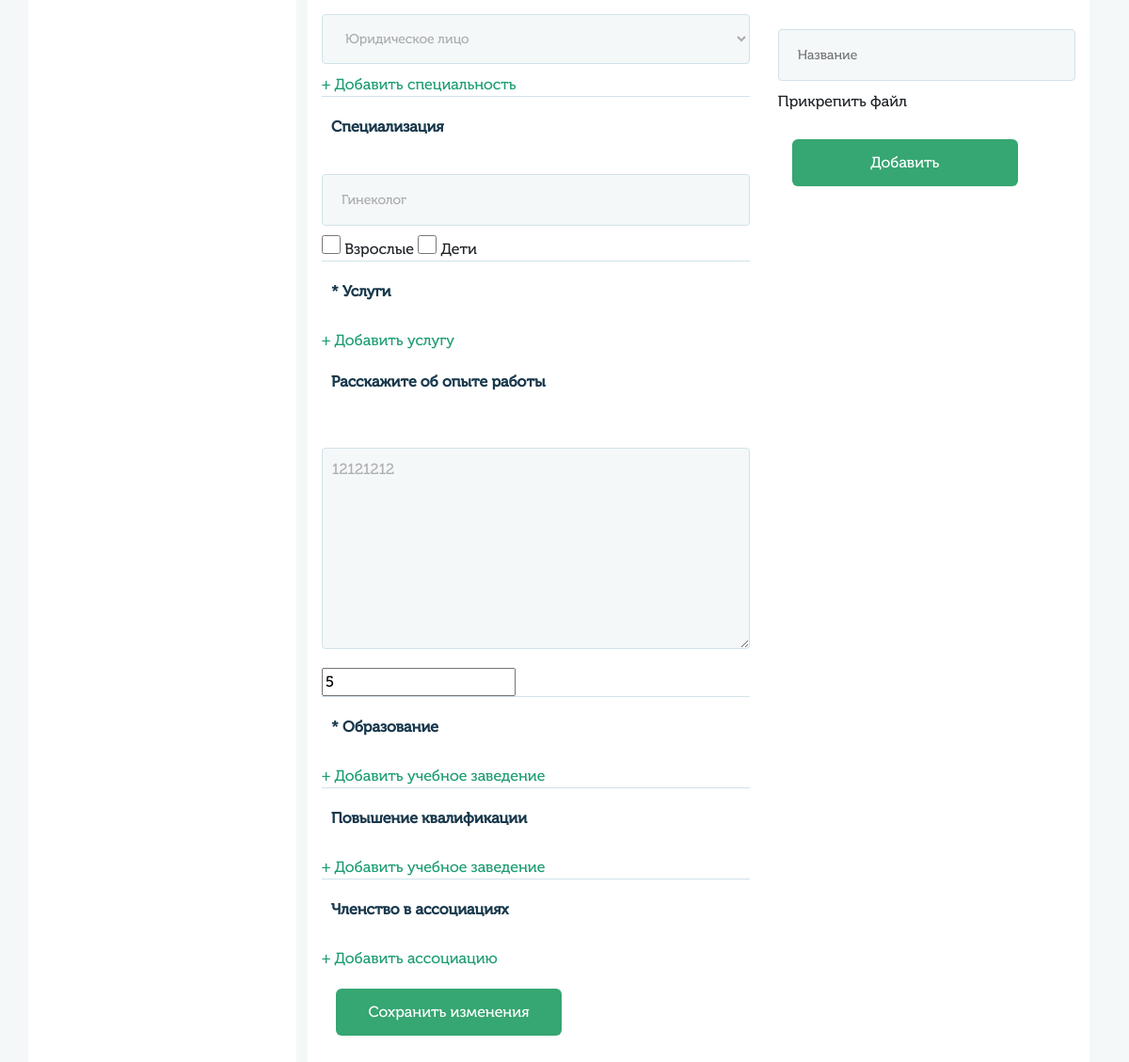
Before: /profile/main/ (signed in, lower part) with the older database file.
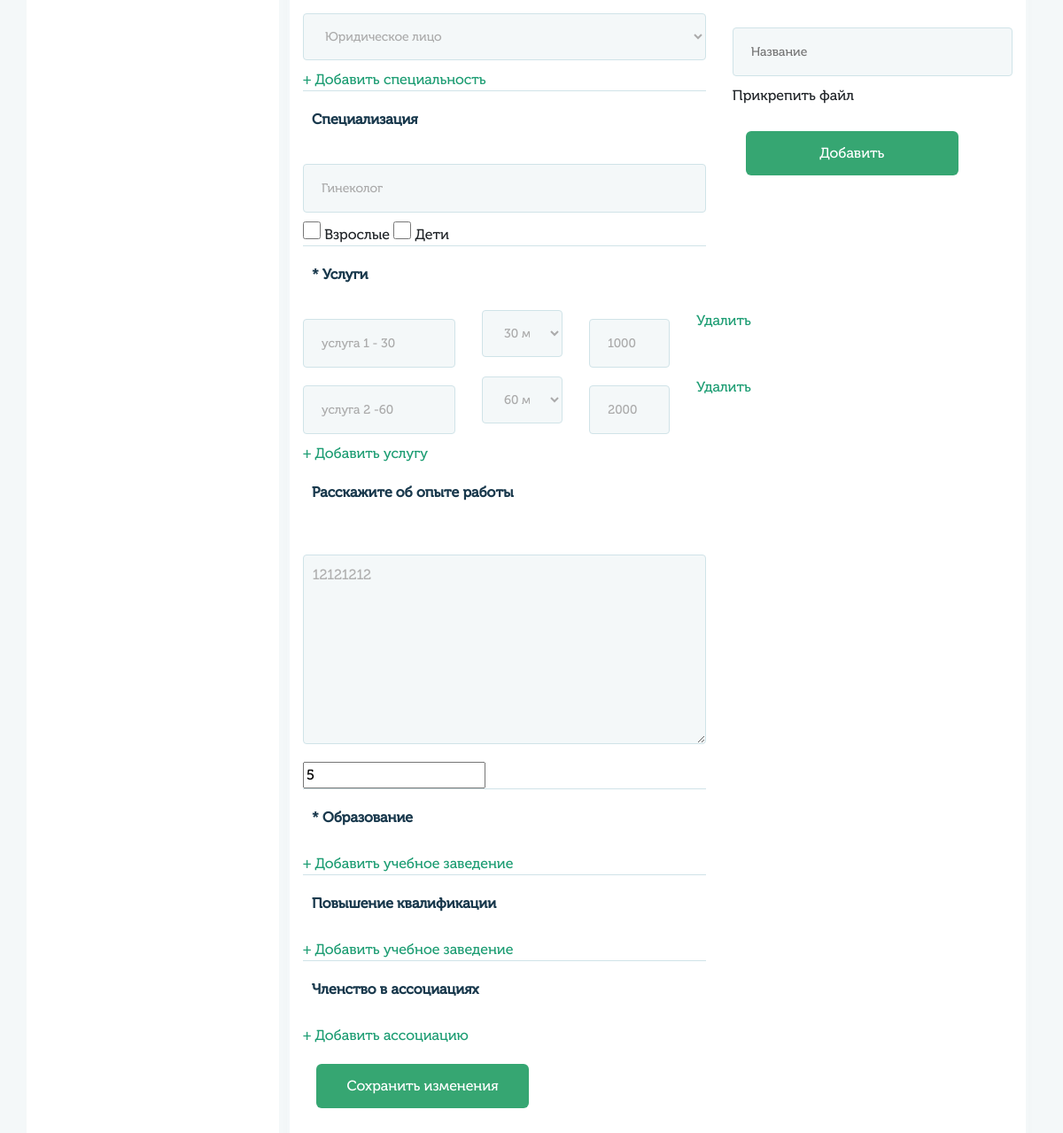
After: the same page with the newer database file.
### userprofile/models.py (models this page shows, shortened)
class Service(models.Model):
    content = models.ForeignKey(User, on_delete=models.CASCADE)
    name = models.CharField(max_length=100, verbose_name='Название')
    time = models.CharField(max_length=20, verbose_name='Время')
    price = models.CharField(max_length=20, verbose_name='Цена')
    class Meta:
        verbose_name = 'Услуга'
        verbose_name_plural = 'Услуги'

### userprofile/views.py (the view, shortened to what this page needs)
# urls.py: path('profile/main/', views.profile_page_view, name='user_profile_main'),
@login_required
def profile_page_view(request):
    if request.user.is_authenticated:
        user_profile = UserMain.objects.get(user=request.user)
        user_doctor = UserDoctor.objects.get(user=request.user)
        user_spec = Specialty.objects.filter(content=request.user)
        user_associations = Associations.objects.filter(content=request.user)
        user_education = Education.objects.filter(content=request.user)
        user_qualification = Qualification.objects.filter(content=request.user)
        user_services = Service.objects.filter(content=request.user)
        user_documents = Document.objects.filter(content=request.user)
        timezone = TimeZone.objects.all()
        articles = Article.objects.all()
        specialty_list = SpecialtyList.objects.all()
        data = {
            'user_profile': user_profile,
            'user_doctor': user_doctor,
            'user_spec': user_spec,
            'user_associations': user_associations,
            'user_education': user_education,
            'user_qualification': user_qualification,
            'user_services': user_services,
            'user_documents': user_documents,
            'timezone': timezone,
            'articles': articles,
            'specialty_list': specialty_list,
        }
        if request.path == '/profile/info/':
            return render(request, 'profile/profile.html', data)
        if request.path == '/profile/main/':
            return render(request, 'profile/profile_main.html', data)
    else:
        return redirect('login')

### templates/profile/profile_main.html (shortened to what the changed rows need)
{% extends "base_generic.html" %}
{% block content %}
{% load static %}
<div class="col-md-9 px-4">
    <div class="row">
        <div class="col-md-12 block-info">
            {% if user.groups.all.0.name == "doctors" %}
                <div class="row">
                    <form action="{% url 'save_doctor_data' %}" method="POST" enctype="multipart/form-data" class="col-md-7 checkbox-block">
                        <br>
                        <br>
                        <br>
                        <br>
                        <div class="row">
                            <div class="col-md-12 block-form">
                                {% for service in user_services %}
                                    <div class="row se-block se-block-{{ service.id }}">
                                        <div class="col-5">
                                            <input type="text" name="se[{{ service.id }}]" value="{{ service.name }}" placeholder="Название">
                                        </div>
                                        <div class="col-3">
                                            <select name="set[{{ service.id }}]" required>
                                                {% if service.time != '' %}
                                                    <option value="{{ service.time }}">{{ service.time }} мин.</option>
                                                {% endif %}
                                            </select>
                                        </div>
                                        <div class="col-3">
                                            <input type="text" name="sep[{{ service.id }}]" value="{{ service.price }}" placeholder="Цена">
                                        </div>
                                        <div class="col-1">
                                            <a href="#" class="item-remove" data-id="{{ service.id }}" data-name="se-block">Удалить</a>
                                        </div>
                                    </div>
                                {% endfor %}
                            </div>
                        </div>
                    </form>
                </div>
            {% endif %}
        </div>
    </div>
</div>
{% endblock %}

Changed rows visible on the page:
added Service: name "услуга 1 - 30", time+id "30 мин.", price "1000"
added Service: name "услуга 2 -60", time+id "60 мин.", price "2000"
